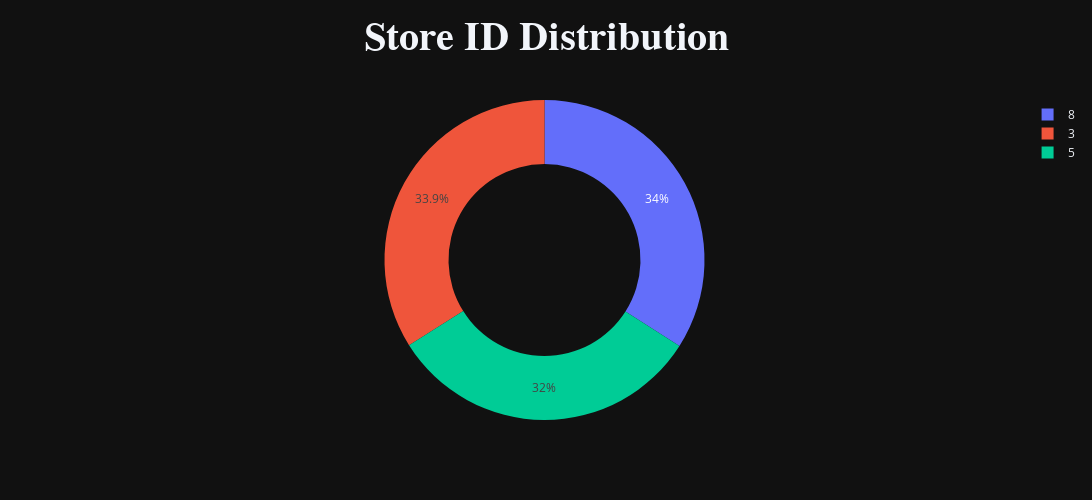

The notebook cell this image was saved under:
### Code cell
store_counts = df['store_id'].value_counts().reset_index()
store_counts.columns = ['store_id', 'count'] 

# Create the donut chart
fig = go.Figure(
    go.Pie(
        labels=store_counts['store_id'],   
        values=store_counts['count'],      
        hole=0.6,   
    )
)
fig.layout.update(title='<b> Store ID Distribution <b>',
                  titlefont={'color':None, 'size': 40, 'family': 'Times New Roman'},
                  showlegend=True, 
                  height=500, 
                  width=1200,
                  template='plotly_dark',
                  title_x=0.5
                  )

fig.show()

### Figure 1 — Plotly figure (JSON) as saved in the notebook; plotly's stock layout.template omitted (floating-point values rounded to 4 significant figures)
{"data": [{"hole": 0.6, "labels": [8, 3, 5], "type": "pie", "values": [50735, 50599, 47782]}], "layout": {"height": 500, "showlegend": true, "title": {"font": {"family": "Times New Roman", "size": 40}, "text": "<b> Store ID Distribution <b>", "x": 0.5}, "width": 1200}}
